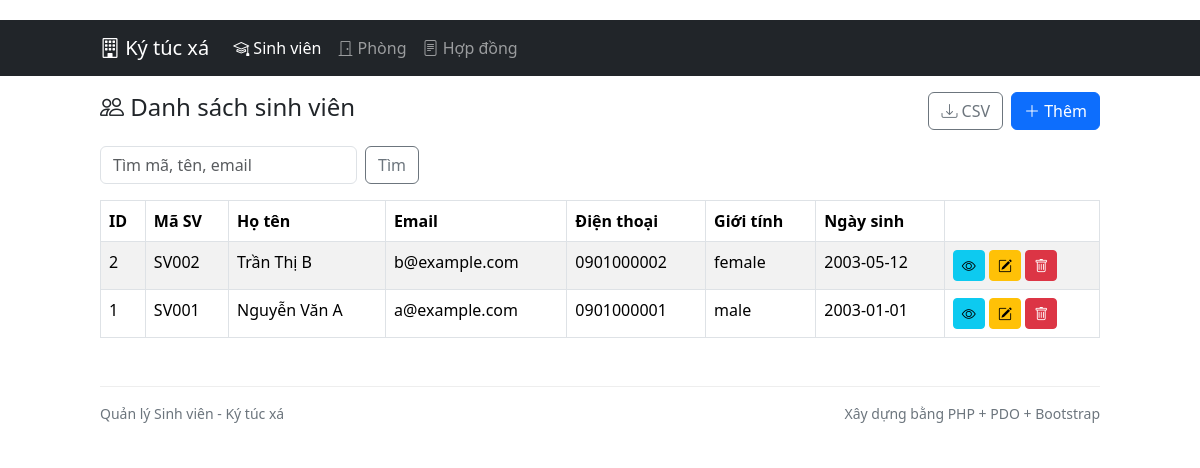
The page /index.php?r=students/index on the database its author committed.
### tables this page shows
CREATE TABLE IF NOT EXISTS `students` (
  `id` INT UNSIGNED NOT NULL AUTO_INCREMENT,
  `student_code` VARCHAR(20) NOT NULL,
  `full_name` VARCHAR(100) NOT NULL,
  `email` VARCHAR(120) NOT NULL,
  `phone` VARCHAR(20) NULL,
  `gender` ENUM('male','female','') NOT NULL DEFAULT '',
  `dob` DATE NULL,
  `created_at` DATETIME NOT NULL,
  PRIMARY KEY (`id`),
  UNIQUE KEY `uniq_students_code` (`student_code`),
  UNIQUE KEY `uniq_students_email` (`email`)
);

### controllers/StudentController.php (called while the page is built, shortened)
<?php
require_once __DIR__ . '/../models/Student.php';
class StudentController {
    public function index(): string {
        $q = isset($_GET['q']) ? trim((string)$_GET['q']) : '';
        $page = max(1, (int)($_GET['page'] ?? 1));
        $perPage = 10;
        [$students, $total] = Student::searchPaginated($this->pdo, $q, $page, $perPage);
        $content = render_view('students/index', [
            'students' => $students,
            'q' => $q,
            'page' => $page,
            'perPage' => $perPage,
            'total' => $total,
        ]);
        return render_view('layout', [
            'title' => 'Sinh viên',
            'content' => $content,
        ]);
    }
}

### models/Student.php (called while the page is built, shortened)
<?php
class Student {
    public static function searchPaginated(PDO $pdo, string $q, int $page, int $perPage): array {
        $offset = ($page - 1) * $perPage;
        if ($q === '') {
            $total = (int)$pdo->query('SELECT COUNT(*) FROM students')->fetchColumn();
            $stmt = $pdo->prepare('SELECT * FROM students ORDER BY id DESC LIMIT :limit OFFSET :offset');
            $stmt->bindValue(':limit', $perPage, PDO::PARAM_INT);
            $stmt->bindValue(':offset', $offset, PDO::PARAM_INT);
            $stmt->execute();
            return [$stmt->fetchAll(), $total];
        }
        $stmt = $pdo->prepare('SELECT COUNT(*) FROM students WHERE student_code LIKE :q OR full_name LIKE :q OR email LIKE :q');
        $stmt->execute([':q' => "%$q%"]);
        $total = (int)$stmt->fetchColumn();
        $stmt = $pdo->prepare('SELECT * FROM students WHERE student_code LIKE :q OR full_name LIKE :q OR email LIKE :q ORDER BY id DESC LIMIT :limit OFFSET :offset');
        $stmt->bindValue(':q', "%$q%", PDO::PARAM_STR);
        $stmt->bindValue(':limit', $perPage, PDO::PARAM_INT);
        $stmt->bindValue(':offset', $offset, PDO::PARAM_INT);
        $stmt->execute();
        return [$stmt->fetchAll(), $total];
    }
}

### views/students/index.php (the view, shortened to what this page needs)
<div class="d-flex justify-content-between align-items-center mb-3">
  <h4><i class="bi bi-people"></i> Danh sách sinh viên</h4>
  <div class="d-flex gap-2">
    <a class="btn btn-outline-secondary" href="<?= h(base_url('index.php?r=students/exportCsv&q=' . urlencode($q ?? ''))) ?>"><i class="bi bi-download"></i> CSV</a>
    <a class="btn btn-primary" href="<?= h(base_url('index.php?r=students/create')) ?>"><i class="bi bi-plus-lg"></i> Thêm</a>
  </div>
</div>
<form class="row g-2 mb-3" method="get" action="<?= h(base_url('index.php')) ?>">
  <div class="col-auto">
    <input class="form-control" type="text" name="q" value="<?= h($q ?? '') ?>" placeholder="Tìm mã, tên, email">
  </div>
  <div class="col-auto"><button class="btn btn-outline-secondary">Tìm</button></div>
</form>
<div class="table-responsive">
  <table class="table table-striped table-bordered">
    <thead>
      <tr>
        <th>ID</th>
        <th>Mã SV</th>
        <th>Họ tên</th>
        <th>Email</th>
        <th>Điện thoại</th>
        <th>Giới tính</th>
        <th>Ngày sinh</th>
        <th></th>
      </tr>
    </thead>
    <tbody>
    <?php foreach ($students as $s): ?>
      <tr>
        <td><?= h($s['id']) ?></td>
        <td><?= h($s['student_code']) ?></td>
        <td><?= h($s['full_name']) ?></td>
        <td><?= h($s['email']) ?></td>
        <td><?= h($s['phone']) ?></td>
        <td><?= h($s['gender']) ?></td>
        <td><?= h($s['dob']) ?></td>
        <td class="text-nowrap">
          <a class="btn btn-sm btn-info" href="<?= h(base_url('index.php?r=students/show&id=' . $s['id'])) ?>"><i class="bi bi-eye"></i></a>
          <a class="btn btn-sm btn-warning" href="<?= h(base_url('index.php?r=students/edit&id=' . $s['id'])) ?>"><i class="bi bi-pencil-square"></i></a>
          <a class="btn btn-sm btn-danger" href="<?= h(base_url('index.php?r=students/delete&id=' . $s['id'])) ?>" onclick="return confirm('Xóa?')"><i class="bi bi-trash"></i></a>
        </td>
      </tr>
    <?php endforeach; ?>
    </tbody>
  </table>
</div>

### views/layout.php (style rules this page uses)
body { padding-top: 20px; }
a { text-decoration: none; }

### rows shown on the page
students: id "2", student_code "SV002", full_name "Trần Thị B", email "b@example.com", phone "0901000002", gender "female", dob "2003-05-12"
students: id "1", student_code "SV001", full_name "Nguyễn Văn A", email "a@example.com", phone "0901000001", gender "male", dob "2003-01-01"

### other values the page prints
APP_NAME "Quản lý Sinh viên - Ký túc xá"
